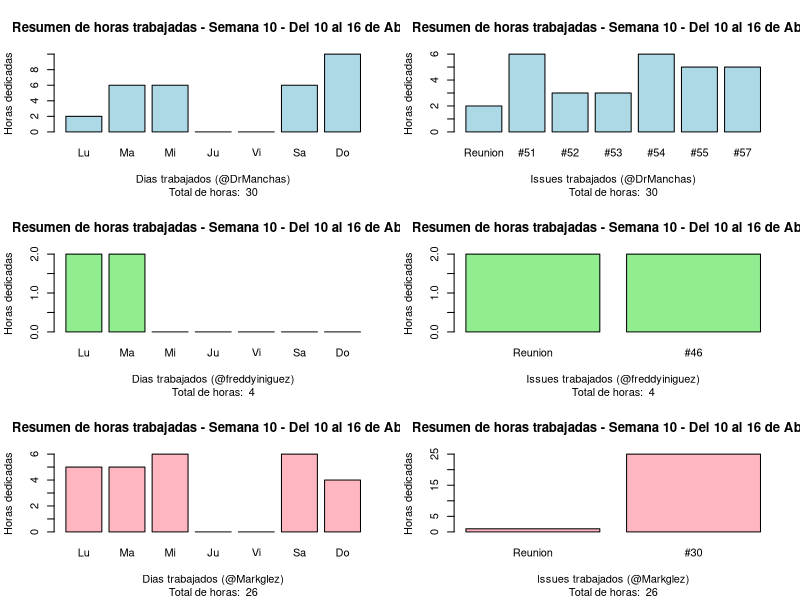

R code for this plot:
# WAFLA Project
## Reporte de horas trabajadas
### Semana 10

par(mfrow=c(3,2))
days <- c("Lu", "Ma", "Mi", "Ju", "Vi", "Sa", "Do")
week <- "Resumen de horas trabajadas - Semana 10 - Del 10 al 16 de Abril"

### HANAMICHI
horas_trabajadas_hanamichi <- c(2, 6, 6, 0, 0, 6, 10)
issues_horas_hanamichi <- c(2, 6, 3, 3, 6, 5, 5)
issues_trabajados_hanamichi <- c("Reunion", "#51", "#52", "#53", "#54", "#55", "#57")

barplot(horas_trabajadas_hanamichi, 
        main = week,
        sub = paste("Total de horas: ", sum(horas_trabajadas_hanamichi)),
        xlab = "Dias trabajados (@DrManchas)",
        ylab = "Horas dedicadas",
        #ylim = c(0,16),
        col = "lightblue",
        names.arg = days)

barplot(issues_horas_hanamichi, 
        main = week,
        sub = paste("Total de horas: ", sum(horas_trabajadas_hanamichi)),
        xlab = "Issues trabajados (@DrManchas)",
        ylab = "Horas dedicadas",
        # ylim = c(0,16),
        col = "lightblue",
        names.arg = issues_trabajados_hanamichi)

### FREDDY
horas_trabajadas_freddy <- c(2, 2, 0, 0, 0, 0, 0)
issues_horas_freddy <- c(2, 2)
issues_trabajados_freddy <- c("Reunion", "#46")

barplot(horas_trabajadas_freddy, 
        main = week,
        sub = paste("Total de horas: ", sum(horas_trabajadas_freddy)),
        xlab = "Dias trabajados (@freddyiniguez)",
        ylab = "Horas dedicadas",
        #ylim = c(0,16),
        col = "lightgreen",
        names.arg = days)

barplot(issues_horas_freddy, 
        main = week,
        sub = paste("Total de horas: ", sum(horas_trabajadas_freddy)),
        xlab = "Issues trabajados (@freddyiniguez)",
        ylab = "Horas dedicadas",
        # ylim = c(0,16),
        col = "lightgreen",
        names.arg = issues_trabajados_freddy)

### MARCOS
horas_trabajadas_marcos <- c(5, 5, 6, 0, 0, 6, 4)
issues_horas_marcos <- c(1, 25)
issues_trabajados_marcos <- c("Reunion", "#30")

barplot(horas_trabajadas_marcos, 
        main = week,
        sub = paste("Total de horas: ", sum(horas_trabajadas_marcos)),
        xlab = "Dias trabajados (@Markglez)",
        ylab = "Horas dedicadas",
        #ylim = c(0,16),
        col = "lightpink",
        names.arg = days)

barplot(issues_horas_marcos, 
        main = week,
        sub = paste("Total de horas: ", sum(horas_trabajadas_marcos)),
        xlab = "Issues trabajados (@Markglez)",
        ylab = "Horas dedicadas",
        # ylim = c(0,16),
        col = "lightpink",
        names.arg = issues_trabajados_marcos)